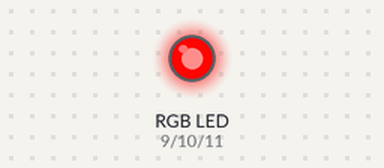
A sketch run on a simulated Arduino Uno, built with avr-gcc and run on an emulated ATmega328P. Shown: an RGB LED mixed from three pins (HIGH = lit). Dim RGB values are drawn brighter than linear.

Above: at 0.05 s.
At 0.95 s:
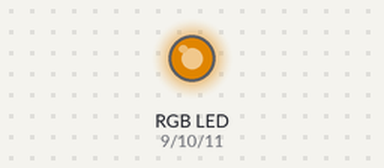
At 1.8 s:
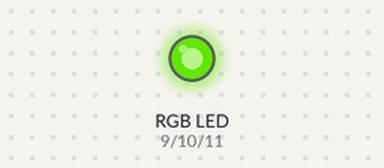
At 3.6 s:
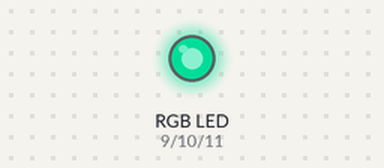
At 5.35 s:
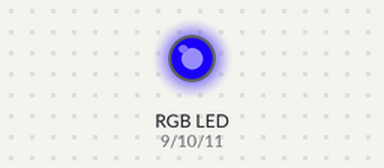
At 7.15 s:
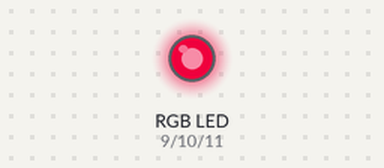
Timing chart, 0 to 10.0 s (numbered marks = the images above):
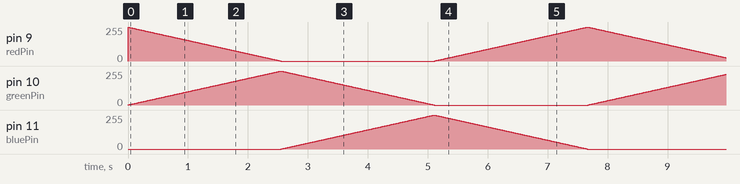

The sketch:

QColorDemo.ino
```cpp
/* QColor-Demo

Fades red, green, and blue colors to create a wide range of other colors.

modified by Quin (Qtechknow)
original code by James Harton (https://gist.github.com/jamesotron)
*/

const int redPin = 9;
const int greenPin = 10;
const int bluePin = 11;

int value = 1;

void setup() {
  // Start off with the LED off.
  setColorRgb(0,0,0);
}

void loop() {
  unsigned int rgbColor[3];

  // Start off with red.
  rgbColor[0] = 255;
  rgbColor[1] = 0;
  rgbColor[2] = 0;

  // Choose the colors to increment and decrement.
  for (int decColor = 0; decColor < 3; decColor += 1) {
    int incColor = decColor == 2 ? 0 : decColor + 1;

    // cross-fade the two colors.
    for(int i = 0; i < 255; i += 1) {
      rgbColor[decColor] -= 1;
      rgbColor[incColor] += 1;

      setColorRgb(rgbColor[0], rgbColor[1], rgbColor[2]);  // set the colors
      delay(10);
        }
    }
}

void setColorRgb(unsigned int red, unsigned int green, unsigned int blue) {
  analogWrite(redPin, red);            // tell the pins to fade
  analogWrite(greenPin, green);        // so that they make new colors!
  analogWrite(bluePin, blue);
 }
```
